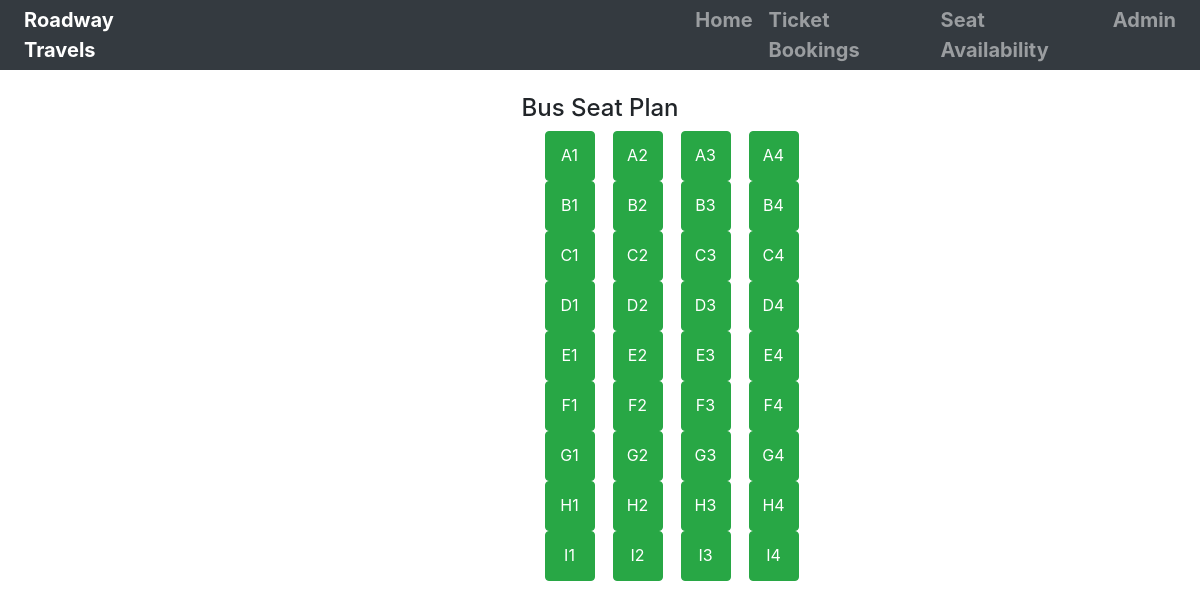
Page /seat_available/seat.availability.php on the committed database.
### tables this page shows
CREATE TABLE `bus_seat` (
  `id` int(100) NOT NULL,
  `seat_number` varchar(100) NOT NULL,
  `bus_id` int(100) NOT NULL,
  `status` int(100) NOT NULL
);

### seat_available/seat.availability.php (the view, shortened to what this page needs)
<?php
include ('../database/database.connect.php');
?>
<!doctype html>
<html lang="en">
  <head>
    <link rel="stylesheet" href="https://stackpath.bootstrapcdn.com/bootstrap/4.3.1/css/bootstrap.min.css">
  </head>
  <body>
    <nav class="navbar navbar-expand-sm bg-dark navbar-dark" style="height: 70px;">
  <ul class="navbar-nav">
    <li class="nav-item active">
      <a class="nav-link" href="#" style="padding-right: 500px;"  >Roadway Travels</a>
    </li>
    <li class="nav-item">
      <a class="nav-link" href="../index.php">Home</a>
    </li>
    <li class="nav-item">
      <a class="nav-link" href="../ticket_booking/ticket_booking.php">Ticket Bookings</a>
    </li>
    <li class="nav-item">
      <a class="nav-link" href="seat_available/seat.availability.php">Seat Availability</a>
    </li>
    <li class="nav-item">
      <a class="nav-link" href="../admin/index.php">Admin</a>
    </li>
  </ul>
</nav>
<br>
<h4 style="text-align: center;">Bus Seat Plan</h4>
<?php
$query = "SELECT * FROM bus_seat WHERE bus_id=1;";
$query_run = mysqli_query($connection,$query);
?>
<div style="margin-left: 540px;">
<table>
<?php
if($query_run)
{
$count=0;
foreach($query_run as $row)
{
  if($row['status']==1){
  ?>
<tr>
  <form action="seat.plan.book.php" method="POST">
<span>&nbsp<button class="btn btn-success" name="deselect" style="width: 50px;height: 50px;line-height: 5px;"><?php echo $row['seat_number']; ?>
</button>
</span>
</form>
</tr>
<?php
}
if($count>2){
?>
<br>
<?php
  $count=-1;
}
$count=$count+1;
}
}
?>
</table>
</div>
<br><br><br>
  </body>
</html>

### seat_available/seat.availability.php (style rules this page uses)
a,.nav-item:hover { font-size: 20px; font-weight: bold; }

### rows in the picture
bus_seat: seat_number "A1"
bus_seat: seat_number "A2"
bus_seat: seat_number "A3"
bus_seat: seat_number "A4"
bus_seat: seat_number "B1"
bus_seat: seat_number "B2"
bus_seat: seat_number "B3"
bus_seat: seat_number "B4"
bus_seat: seat_number "C1"
bus_seat: seat_number "C2"
bus_seat: seat_number "C3"
bus_seat: seat_number "C4"
bus_seat: seat_number "D1"
bus_seat: seat_number "D2"
bus_seat: seat_number "D3"
bus_seat: seat_number "D4"
bus_seat: seat_number "E1"
bus_seat: seat_number "E2"
bus_seat: seat_number "E3"
bus_seat: seat_number "E4"
bus_seat: seat_number "F1"
bus_seat: seat_number "F2"
bus_seat: seat_number "F3"
bus_seat: seat_number "F4"
bus_seat: seat_number "G1"
bus_seat: seat_number "G2"
bus_seat: seat_number "G3"
bus_seat: seat_number "G4"
bus_seat: seat_number "H1"
bus_seat: seat_number "H2"
bus_seat: seat_number "H3"
bus_seat: seat_number "H4"
bus_seat: seat_number "I1"
bus_seat: seat_number "I2"
bus_seat: seat_number "I3"
bus_seat: seat_number "I4"
